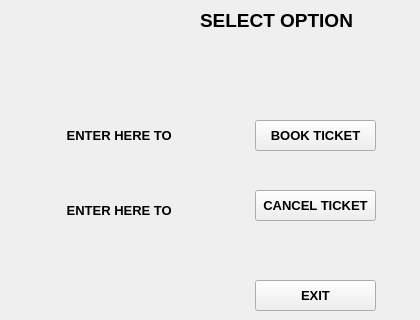
    <widget class="QWidget" name="OptionPage">
     <widget class="QPushButton" name="BookTktBtn">
      <property name="geometry">
       <rect>
        <x>255</x>
        <y>120</y>
        <width>121</width>
        <height>31</height>
       </rect>
      </property>
      <property name="font">
       <font>
        <pointsize>10</pointsize>
        <weight>75</weight>
        <bold>true</bold>
       </font>
      </property>
      <property name="text">
       <string>BOOK TICKET</string>
      </property>
     </widget>
     <widget class="QPushButton" name="cancTktBtn">
      <property name="geometry">
       <rect>
        <x>255</x>
        <y>190</y>
        <width>121</width>
        <height>31</height>
       </rect>
      </property>
      <property name="font">
       <font>
        <pointsize>10</pointsize>
        <weight>75</weight>
        <bold>true</bold>
       </font>
      </property>
      <property name="text">
       <string>CANCEL TICKET</string>
      </property>
     </widget>
     <widget class="QPushButton" name="ExitBtn">
      <property name="geometry">
       <rect>
        <x>255</x>
        <y>280</y>
        <width>121</width>
        <height>31</height>
       </rect>
      </property>
      <property name="font">
       <font>
        <pointsize>10</pointsize>
        <weight>75</weight>
        <bold>true</bold>
       </font>
      </property>
      <property name="text">
       <string>EXIT</string>
      </property>
     </widget>
     <widget class="QLabel" name="label_14">
      <property name="geometry">
       <rect>
        <x>45</x>
        <y>125</y>
        <width>161</width>
        <height>21</height>
       </rect>
      </property>
      <property name="font">
       <font>
        <pointsize>10</pointsize>
        <weight>75</weight>
        <bold>true</bold>
       </font>
      </property>
      <property name="text">
       <string>      ENTER HERE TO</string>
      </property>
     </widget>
     <widget class="QLabel" name="label_16">
      <property name="geometry">
       <rect>
        <x>45</x>
        <y>200</y>
        <width>161</width>
        <height>21</height>
       </rect>
      </property>
      <property name="font">
       <font>
        <pointsize>10</pointsize>
        <weight>75</weight>
        <bold>true</bold>
       </font>
      </property>
      <property name="text">
       <string>      ENTER HERE TO</string>
      </property>
     </widget>
     <widget class="QLabel" name="label_25">
      <property name="geometry">
       <rect>
        <x>200</x>
        <y>10</y>
        <width>211</width>
        <height>21</height>
       </rect>
      </property>
      <property name="font">
       <font>
        <pointsize>14</pointsize>
        <weight>75</weight>
        <bold>true</bold>
       </font>
      </property>
      <property name="text">
       <string>SELECT OPTION</string>
      </property>
     </widget>
    </widget>
